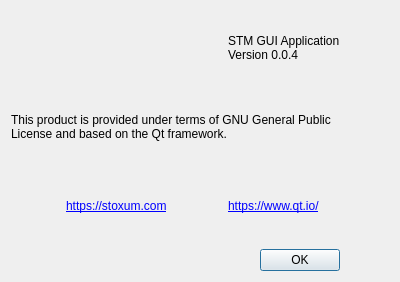
<?xml version="1.0" encoding="UTF-8"?>
<ui version="4.0">
 <class>AboutDialog</class>
 <widget class="QDialog" name="AboutDialog">
  <property name="geometry">
   <rect>
    <x>0</x>
    <y>0</y>
    <width>400</width>
    <height>282</height>
   </rect>
  </property>
  <property name="windowTitle">
   <string>About StoxumWallet</string>
  </property>
  <layout class="QGridLayout" name="gridLayout">
   <item row="3" column="4">
    <spacer name="horizontalSpacer">
     <property name="orientation">
      <enum>Qt::Horizontal</enum>
     </property>
     <property name="sizeHint" stdset="0">
      <size>
       <width>40</width>
       <height>20</height>
      </size>
     </property>
    </spacer>
   </item>
   <item row="2" column="3">
    <widget class="QLabel" name="qtUrl">
     <property name="text">
      <string>&lt;a href=&quot;https://www.qt.io/&quot;&gt;https://www.qt.io/&lt;/a&gt;</string>
     </property>
    </widget>
   </item>
   <item row="0" column="0" colspan="3">
    <widget class="QLabel" name="logoLabel">
     <property name="text">
      <string/>
     </property>
     <property name="pixmap">
      <pixmap resource="resources.qrc">:/stoxum-logo.png</pixmap>
     </property>
     <property name="scaledContents">
      <bool>false</bool>
     </property>
    </widget>
   </item>
   <item row="2" column="0">
    <spacer name="horizontalSpacer_5">
     <property name="orientation">
      <enum>Qt::Horizontal</enum>
     </property>
     <property name="sizeHint" stdset="0">
      <size>
       <width>40</width>
       <height>20</height>
      </size>
     </property>
    </spacer>
   </item>
   <item row="2" column="4">
    <spacer name="horizontalSpacer_4">
     <property name="orientation">
      <enum>Qt::Horizontal</enum>
     </property>
     <property name="sizeHint" stdset="0">
      <size>
       <width>30</width>
       <height>20</height>
      </size>
     </property>
    </spacer>
   </item>
   <item row="3" column="0">
    <spacer name="horizontalSpacer_2">
     <property name="orientation">
      <enum>Qt::Horizontal</enum>
     </property>
     <property name="sizeHint" stdset="0">
      <size>
       <width>40</width>
       <height>20</height>
      </size>
     </property>
    </spacer>
   </item>
   <item row="2" column="2">
    <spacer name="horizontalSpacer_3">
     <property name="orientation">
      <enum>Qt::Horizontal</enum>
     </property>
     <property name="sizeHint" stdset="0">
      <size>
       <width>40</width>
       <height>20</height>
      </size>
     </property>
    </spacer>
   </item>
   <item row="1" column="0" colspan="4">
    <widget class="QLabel" name="descriptionLabel">
     <property name="text">
      <string>This product is provided under terms of GNU General Public License and based on the Qt framework.</string>
     </property>
     <property name="wordWrap">
      <bool>true</bool>
     </property>
    </widget>
   </item>
   <item row="2" column="1">
    <widget class="QLabel" name="stmUrl">
     <property name="text">
      <string>&lt;a href=&quot;https://stoxum.com/&quot;&gt;https://stoxum.com&lt;/a&gt;</string>
     </property>
     <property name="textFormat">
      <enum>Qt::RichText</enum>
     </property>
    </widget>
   </item>
   <item row="3" column="2" colspan="2">
    <widget class="QDialogButtonBox" name="buttonBox">
     <property name="orientation">
      <enum>Qt::Horizontal</enum>
     </property>
     <property name="standardButtons">
      <set>QDialogButtonBox::Ok</set>
     </property>
    </widget>
   </item>
   <item row="0" column="3">
    <widget class="QLabel" name="versionLabel">
     <property name="text">
      <string>STM GUI Application 
Version 0.0.4</string>
     </property>
    </widget>
   </item>
  </layout>
 </widget>
 <resources>
  <include location="resources.qrc"/>
 </resources>
 <connections>
  <connection>
   <sender>buttonBox</sender>
   <signal>accepted()</signal>
   <receiver>AboutDialog</receiver>
   <slot>accept()</slot>
   <hints>
    <hint type="sourcelabel">
     <x>248</x>
     <y>254</y>
    </hint>
    <hint type="destinationlabel">
     <x>157</x>
     <y>274</y>
    </hint>
   </hints>
  </connection>
  <connection>
   <sender>buttonBox</sender>
   <signal>rejected()</signal>
   <receiver>AboutDialog</receiver>
   <slot>reject()</slot>
   <hints>
    <hint type="sourcelabel">
     <x>316</x>
     <y>260</y>
    </hint>
    <hint type="destinationlabel">
     <x>286</x>
     <y>274</y>
    </hint>
   </hints>
  </connection>
 </connections>
</ui>
